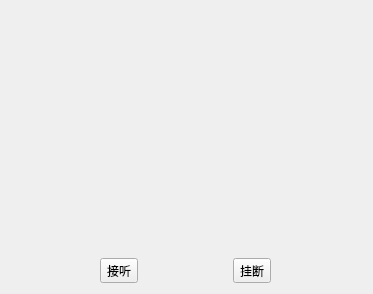
<?xml version="1.0" encoding="UTF-8"?>
<ui version="4.0">
 <class>ImCallinDlg</class>
 <widget class="QWidget" name="ImCallinDlg">
  <property name="geometry">
   <rect>
    <x>0</x>
    <y>0</y>
    <width>373</width>
    <height>294</height>
   </rect>
  </property>
  <layout class="QVBoxLayout" name="verticalLayout">
   <property name="spacing">
    <number>0</number>
   </property>
   <item>
    <widget class="QLabel" name="icon">
     <property name="sizePolicy">
      <sizepolicy hsizetype="Preferred" vsizetype="Fixed">
       <horstretch>0</horstretch>
       <verstretch>0</verstretch>
      </sizepolicy>
     </property>
     <property name="alignment">
      <set>Qt::AlignCenter</set>
     </property>
    </widget>
   </item>
   <item>
    <widget class="QElidedLabel" name="name">
     <property name="sizePolicy">
      <sizepolicy hsizetype="Preferred" vsizetype="Fixed">
       <horstretch>0</horstretch>
       <verstretch>0</verstretch>
      </sizepolicy>
     </property>
     <property name="alignment">
      <set>Qt::AlignHCenter|Qt::AlignTop</set>
     </property>
    </widget>
   </item>
   <item>
    <widget class="QLabel" name="desc">
     <property name="alignment">
      <set>Qt::AlignCenter</set>
     </property>
     <property name="wordWrap">
      <bool>true</bool>
     </property>
    </widget>
   </item>
   <item>
    <layout class="QHBoxLayout" name="horizontalLayout">
     <item alignment="Qt::AlignBottom">
      <widget class="QActionStyleBtn" name="acceptBtn">
       <property name="text">
        <string>接听</string>
       </property>
       <property name="toolButtonStyle">
        <enum>Qt::ToolButtonTextUnderIcon</enum>
       </property>
      </widget>
     </item>
     <item alignment="Qt::AlignBottom">
      <widget class="QActionStyleBtn" name="rejectBtn">
       <property name="text">
        <string>挂断</string>
       </property>
       <property name="toolButtonStyle">
        <enum>Qt::ToolButtonTextUnderIcon</enum>
       </property>
      </widget>
     </item>
    </layout>
   </item>
  </layout>
 </widget>
 <layoutdefault spacing="6" margin="11"/>
 <customwidgets>
  <customwidget>
   <class>QActionStyleBtn</class>
   <extends>QToolButton</extends>
   <header location="global">QActionStyleBtn.h</header>
  </customwidget>
  <customwidget>
   <class>QElidedLabel</class>
   <extends>QLabel</extends>
   <header location="global">QElidedLabel.h</header>
  </customwidget>
 </customwidgets>
 <resources/>
 <connections/>
</ui>
